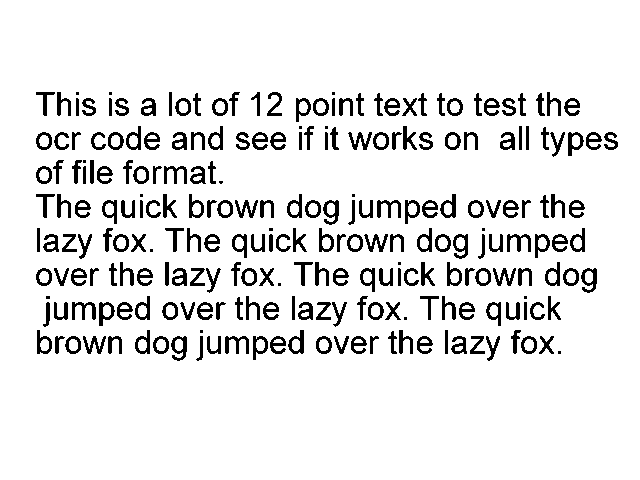
#> input picture pytesser/phototest.tif, 640 x 480 px
$ python -i image-read-2.py   (imports and definitions only)   (Python 2 division)
#> lines starting #> are read from the running program, lines starting #| are printed output that depends on the picture; after the words box and inside, x2 and y2 are one past the last pixel; in counts of white or black regions, pixels touching at a corner belong together
#> further down, picture is the input picture: PIL image 640x480 1; 90.5% white; 239 black regions (19 under 20 px), largest, box (x1, y1, x2, y2) and area: (72, 302, 96, 320) 207, (377, 200, 401, 218) 206, (225, 336, 249, 354) 206
### pytesser/util.py
"""Utility functions for processing images for delivery to Tesseract"""

import os

def image_to_scratch(im, scratch_image_name):
	"""Saves image in memory to scratch file.  .bmp format will be read correctly by Tesseract"""
	im.save(scratch_image_name, dpi=(200,200))

# [5 lines left out: function retrieve_text, not called in this run]

def perform_cleanup(scratch_image_name, scratch_text_name_root):
	"""Clean up temporary files from disk"""
	for name in (scratch_image_name, scratch_text_name_root + '.txt', "tesseract.log"):
		try:
			os.remove(name)
		except OSError:
			pass

### pytesser/pytesser.py
"""OCR in Python using the Tesseract engine from Google
http://code.google.com/p/pytesser/
by Michael J.T. O'Kelly
V 0.0.1, 3/10/07"""

from PIL import Image
import subprocess
import os

import util
import errors

tesseract_exe_name = 'tesseract' # Name of executable to be called at command line
scratch_image_name = "temp.bmp" # This file must be .bmp or other Tesseract-compatible format
scratch_text_name_root = "temp" # Leave out the .txt extension
cleanup_scratch_flag = True  # Temporary files cleaned up after OCR operation

def call_tesseract(input_filename, output_filename):
	"""Calls external tesseract.exe on input file (restrictions on types),
	outputting output_filename+'txt'"""
	devnull = open(os.devnull, 'w')
	args = [tesseract_exe_name, input_filename, output_filename]
	#proc = subprocess.Popen(args, stderr=devnull)
	#proc = subprocess.Popen(args)
	proc = subprocess.Popen(args, stdout=devnull, stderr=devnull)
	retcode = proc.wait()
	if retcode!=0:
		errors.check_for_errors()

def image_to_string(im, cleanup = cleanup_scratch_flag):
	"""Converts im to file, applies tesseract, and fetches resulting text.
	If cleanup=True, delete scratch files after operation."""
	try:
		util.image_to_scratch(im, scratch_image_name)
		call_tesseract(scratch_image_name, scratch_text_name_root)
		text = util.retrieve_text(scratch_text_name_root)
	finally:
		if cleanup:
			util.perform_cleanup(scratch_image_name, scratch_text_name_root)
	return text

# [18 lines left out: function image_file_to_string, not called in this run]


# [13 lines that do not run on import are left out]

### pytesser/image-read-2.py
from pytesser import *
from PIL import Image, ImageChops
import sys
import os
import json
import base64
import re

if len(sys.argv)>1:
    inp = sys.argv[1]
else :
    inp = ''


if len(sys.argv)>2:
    out = sys.argv[2]
else :
    out = ''

if len(sys.argv)>3:
    docType = sys.argv[3]
else :
    docType = ""

def perform_cleanup(name):
	"""Clean up temporary files from disk"""
	try:
		os.remove(name)
	except OSError:
		pass

def is_there_a_border(im):
    bg = Image.new(im.mode, im.size, im.getpixel((0,0)))
#> bg: PIL image 640x480 1; every value is 1
    diff = ImageChops.difference(im, bg)
    diff = ImageChops.add(diff, diff, 2.0, -100)
    bbox = diff.getbbox()
#> bbox = (36, 92, 618, 361)
    return bbox

def process_aadhar(image1):
	box = is_there_a_border(image1)
#> box = (36, 92, 618, 361)
	image1 = image1.crop(box)
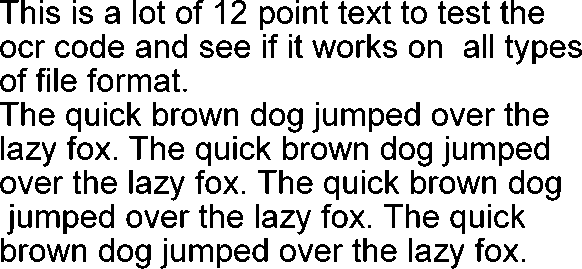
#> image1: PIL image 582x269 1; 81.4% white; 239 black regions (19 under 20 px), largest, box (x1, y1, x2, y2) and area: (36, 210, 60, 228) 207, (341, 108, 365, 126) 206, (189, 244, 213, 262) 206
	image1 = image1.rotate(180)
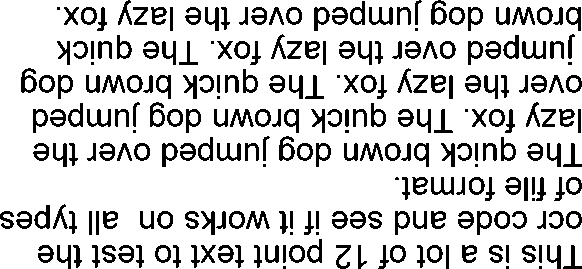
#> image1: PIL image 582x269 1; 81.4% white; 239 black regions (19 under 20 px), largest, box (x1, y1, x2, y2) and area: (522, 41, 546, 59) 207, (369, 7, 393, 25) 206, (217, 143, 241, 161) 206
	box1 = is_there_a_border(image1)
#> in is_there_a_border (call 2), `bg = Image.new(im.mode, im.size, im.getpixel((0,0)))`: bg: PIL image 582x269 1; every value is 1
#> box1 = (0, 0, 582, 269)
	image1 = image1.crop(box1)
	image1 = image1.rotate(180)
	#image1.save("output1.jpg", "JPEG")
	boxSize = image1.size
#> boxSize = (582, 269)
	box2 = ((boxSize[0]-1)*5/12,0,boxSize[0]-1,(boxSize[1]-1)*2/3)
#> box2 = (242, 0, 581, 178)
	image1 = image1.crop(box2)
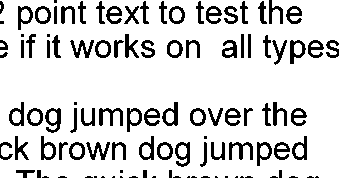
#> image1: PIL image 339x178 1; 84.1% white; 106 black regions (29 under 20 px), largest, box (x1, y1, x2, y2) and area: (99, 108, 123, 126) 206, (45, 108, 61, 133) 205, (229, 142, 253, 160) 205
	#image1.save("output2.jpg", "JPEG")
	str1 = image_to_string(image1)
	arr1 = str1.split('\n')
	index = 0
	for str2 in arr1:
		pos = str2.find('Address')
		if pos > -1:
			strLen = len(str2) - 1
			arr1[index] = str2[pos+9:strLen]
			break
		else:
			arr1.pop(index)
		index += 1

	data = {}
	index = 0
	for str1 in arr1:
		if len(str1) == 0:
			arr1.pop(index)
		index += 1
	if arr1 != "":
		data['address'] = arr1
		json_data = json.dumps(data)
	else:
		data['address'] = ""
		json_data = json.dumps(data)

	return json_data

def process_pan(image1):
	box = is_there_a_border(image1)
	image1 = image1.crop(box)
	image1 = image1.rotate(180)
	box1 = is_there_a_border(image1)
	image1 = image1.crop(box1)
	image1 = image1.rotate(180)
	image1.save("tempoutput1.jpg", "JPEG")
	str1 = image_to_string(image1)
	arr1 = str1.split('\n')
	index = 0
	json_data = {}
	for str2 in arr1:
		print str2
		pos = str2.find(' ')
		print str(pos)
		if pos == -1:
			strLen = len(str2)
			if strLen == 10:
				data = {}
				data['pan'] = str2
				data['verified'] = verify_pan(str2)
				json_data = json.dumps(data)
		index += 1

	return json_data

def verify_pan(panNo):
	p = re.compile('[A-Z]{5}[0-9]{4}[A-Z]{1}')
	out = p.match(panNo)
	if out == "None":
		status = "No"
	else:
		status = "Yes"
	return status

# [1 line not run here, left out]

if docType == "aadhar":
	json_data = process_aadhar(image1)
elif docType == "pan":
	json_data = process_pan(image1)
elif docType == "dl":
	json_data = process_dl
elif docType == "voterId":
	json_data = process_voterId
else:
	json_data = ""


# [7 lines not run here, left out]

>>> from PIL import Image
>>> picture = Image.open('phototest.tif')
#> (the run stopped early here; a loop or call above may not have finished)
